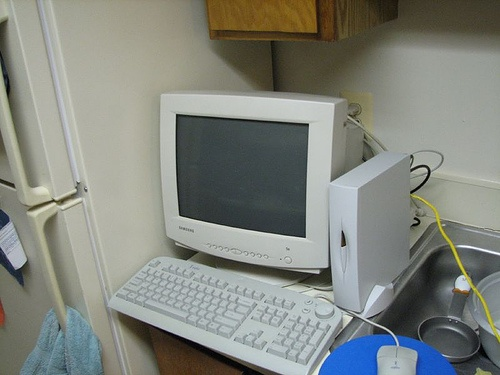
#> input picture Topic/001_read_show/test.jpg, 500 x 375 px, found by its file name
$ python 036_Canny.py
#> lines starting #> are read from the running program, lines starting #| are printed output that depends on the picture
import cv2 as cv
import numpy as np

src = cv.imread("H:\\OpenCV_Learning\\test.jpg")
#> src is the input picture: shape (375, 500, 3); mean B, G, R 126.1, 133.4, 130.1
cv.namedWindow("input", cv.WINDOW_AUTOSIZE)
cv.imshow("input", src)

# t1 = 100, t2 = 3*t1 = 300
edge = cv.Canny(src, 100, 300)
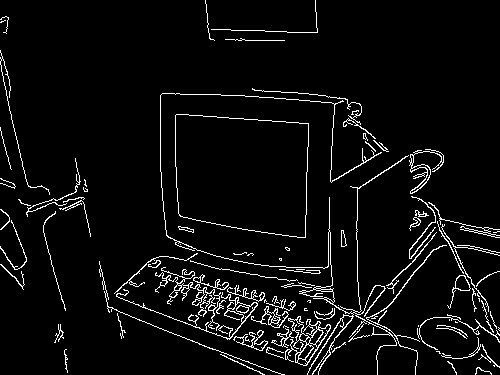
#> edge: shape (375, 500); 5.1% white in thin lines or dots
cv.imshow("mask image", edge)
cv.imwrite("edge.png", edge)
edge_src = cv.bitwise_and(src, src, mask=edge)
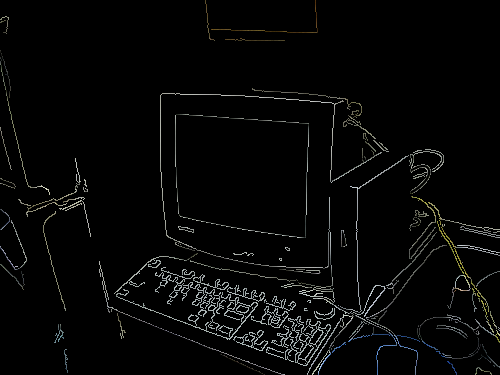
#> edge_src: shape (375, 500, 3); mean B, G, R 6.7, 7, 6.7

h, w = src.shape[:2]
#> h = 375; w = 500
result = np.zeros([h, w*2, 3], dtype=src.dtype)
result[0:h,0:w,:] = src
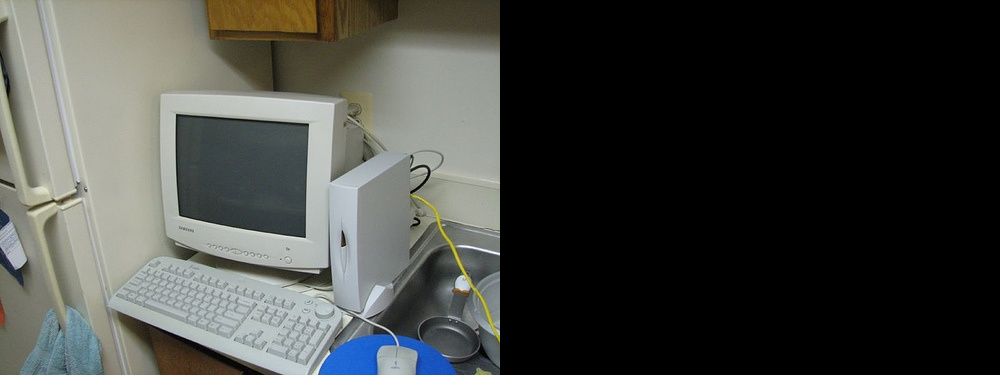
#> result: shape (375, 1000, 3); mean B, G, R 63, 66.7, 65
result[0:h,w:2*w,:] = edge_src
cv.putText(result, "original image", (10, 30), cv.FONT_ITALIC, 1.0, (0, 0, 255), 2)
cv.putText(result, "edge image", (w+10, 30), cv.FONT_ITALIC, 1.0, (0, 0, 255), 2)
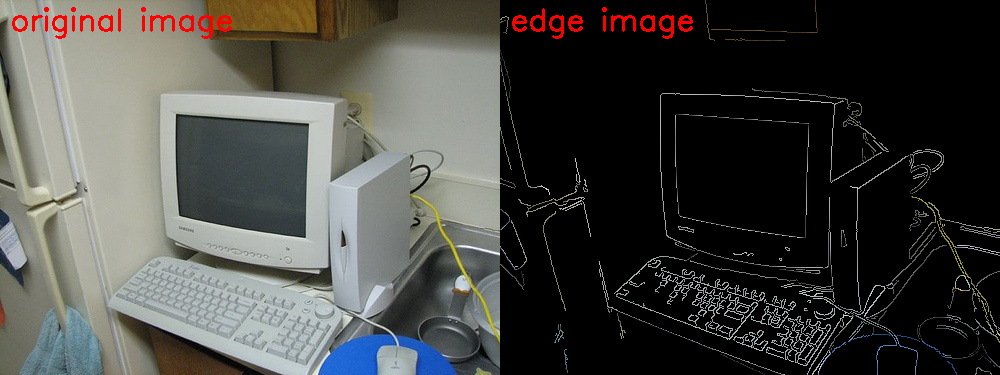
#> result: shape (375, 1000, 3); mean B, G, R 65.9, 69.6, 69.8
cv.imshow("edge detector", result)
cv.imwrite("result.png", result)

cv.waitKey(0)
cv.destroyAllWindows()
